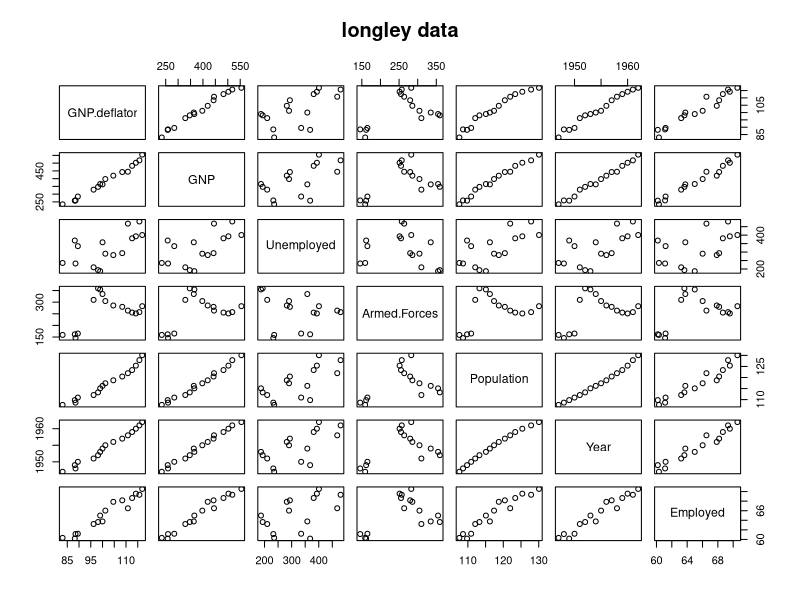
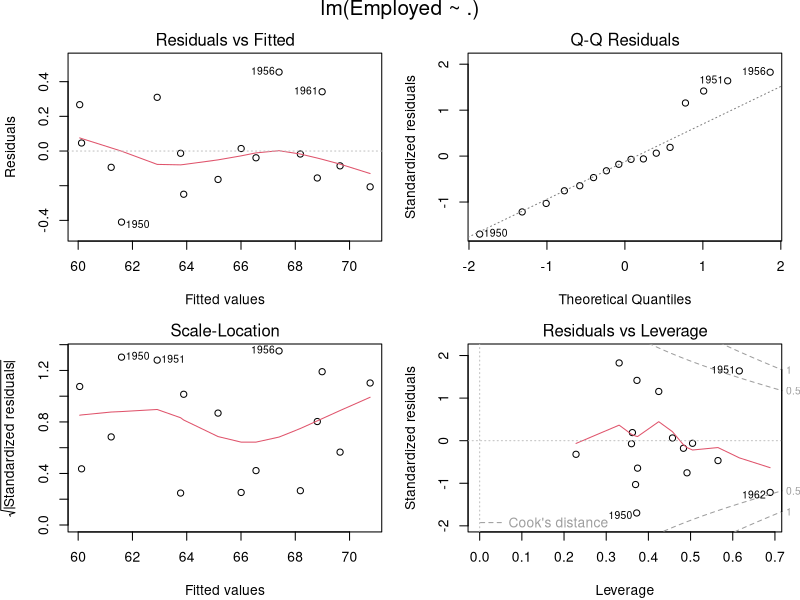

The R script that drew these images, in order:
# Multiple linear regression using longley data
require(stats); require(graphics)
## give the data set in the form it is used in S-PLUS:
longley.x <- data.matrix(longley[, 1:6])
longley.y <- longley[, "Employed"]
pairs(longley, main = "longley data")
summary(fm1 <- lm(Employed ~ ., data = longley))
opar <- par(mfrow = c(2, 2), oma = c(0, 0, 1.1, 0),
            mar = c(4.1, 4.1, 2.1, 1.1))
plot(fm1)
par(opar)
